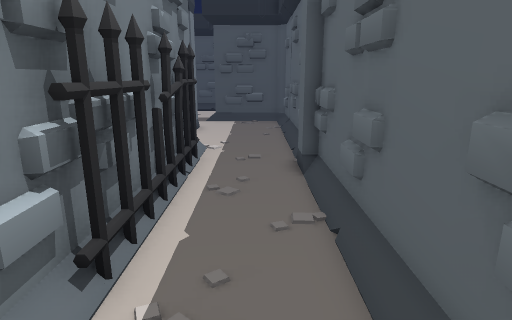
[1] (above)

16 first-person views from a walk through a level from a Godot 3-D game. The camera is 1.4 m above the floor, tilts 14° down and sees 75° across. The floor is counted in squares, 0.5 m on a side. Each view is taken from the middle of a square. On the plan, view 1 faces up. The plan holds only what a view shows up to about 20 squares ahead; the rest is blank. The place goes on beyond the plan.

[2]
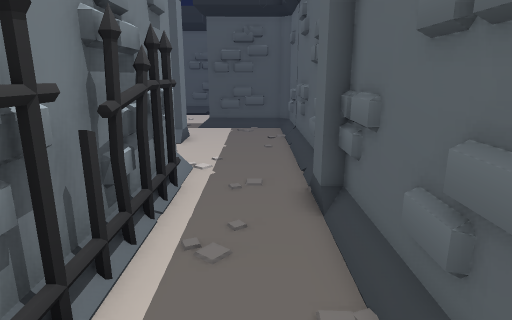

[3]
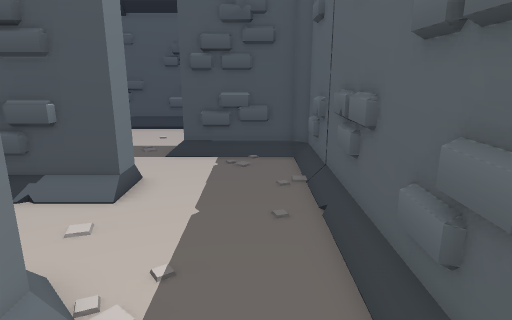

[4]
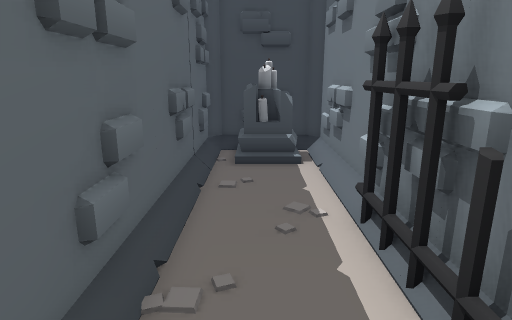

[5]
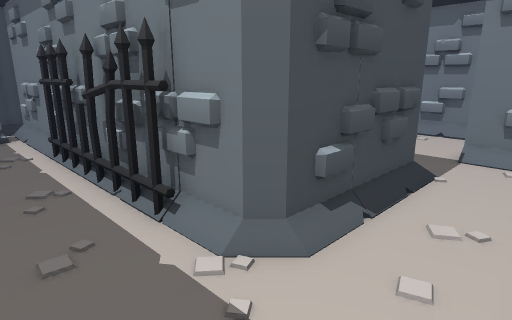

[6]
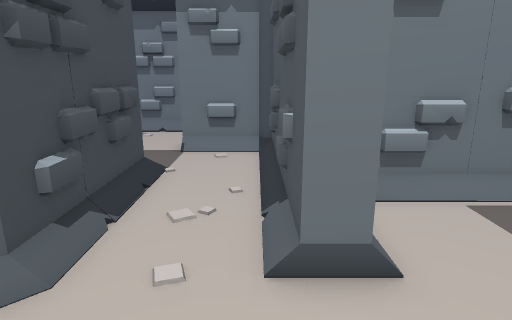

[7]
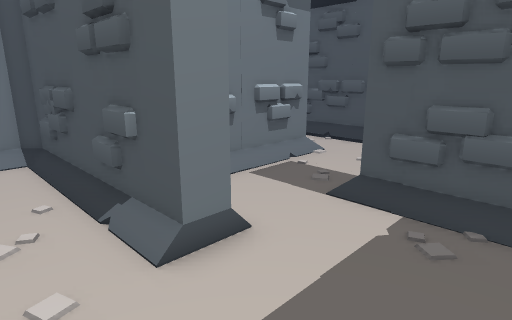

[8]
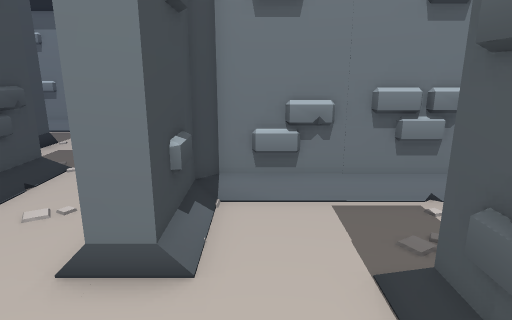

[9]
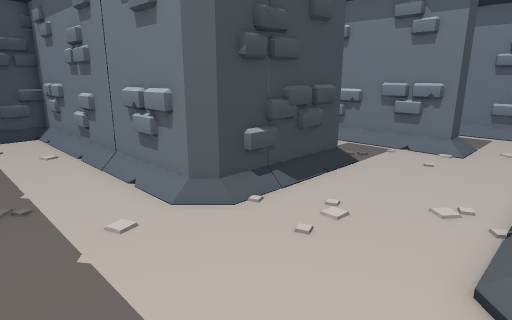

[10]
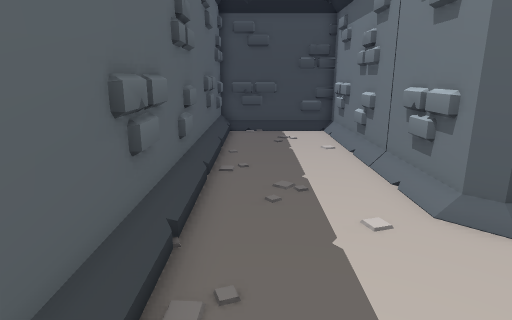

[11]
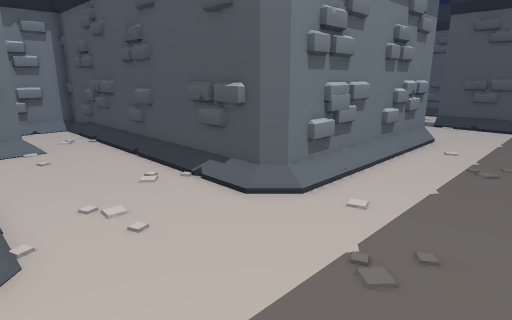

[12]
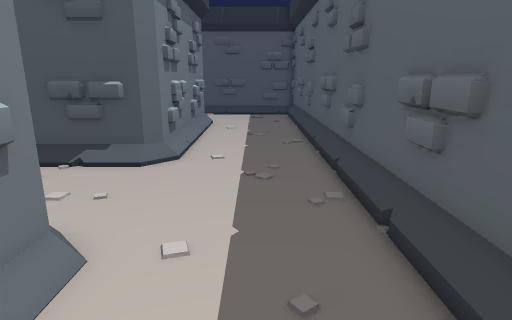

[13]
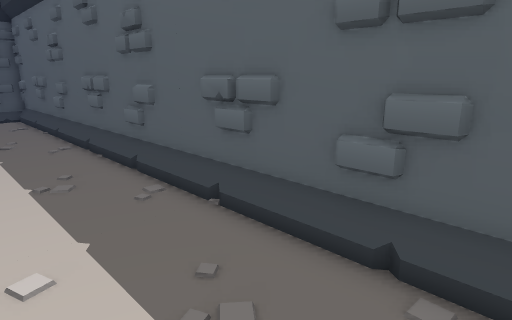

[14]
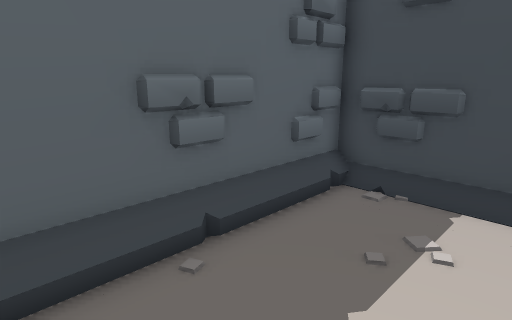

[15]
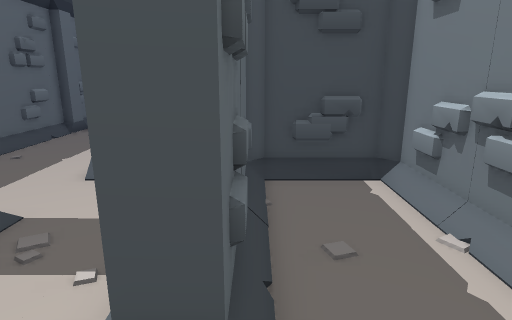

[16]
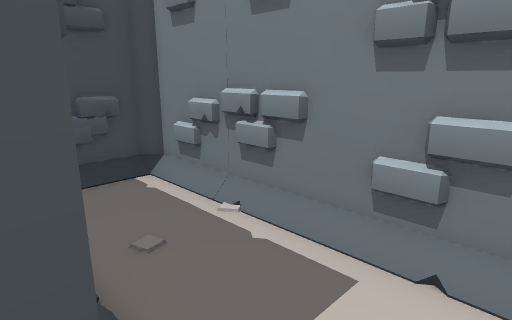

### Floor plan
Ten units are one square. View 1 is at (0, 0); x grows to the right and y downward. Boxes are objects, and circles mark ways between rooms. Rooms are numbered by the first view taken in them; rooms with no view inside come last. Other rooms are left out.
<svg viewBox="-125 -390 219 429">
<path fill="none" stroke="#000" d="M-20 -116 -20 -35M-23 -100 -23 -86M-19 -97 -21 -75M-21 -96 -19 -76M-18 -94 -21 -89M-22 -95 -20 -91M19 -108 19 -217 14 -222 -28 -222M14 -98 14 -108M-23 -85 -23 -80M-23 -64 -23 -56M-23 -54 -23 -46M-80 -139 -36 -139M-23 -44 -23 -26M-86 -137 -30 -137 -25 -132 -25 29 -20 34 14 34 19 29 19 -98M-67 -216 -67 -191 -62 -186 -32 -186 -32 -176 -115 -176 -120 -171 -120 -140M-54 -188 -48 -188M29 -294 23 -288 -85 -288M-22 -233 18 -233M-28 -232 24 -232 29 -227 29 -110 46 -110M-70 -241 -64 -238M-77 -255 -67 -255 -67 -216M29 -385 29 -291M29 -108 89 -108 89 -385M29 -291 22 -285M-79 -231 -79 -251M-77 -208 -77 -255M-77 -201 -77 -206M-85 -288 -120 -288 -120 -191 -115 -186 -82 -186 -77 -191M-77 -195 -77 -200M-109 -188 -96 -188"/>
<rect x="-15" y="5" width="20" height="20" fill="#bbb"><title>other object</title></rect>
<circle cx="-45" cy="-225" r="3" fill="#2a7"/>
<circle cx="-75" cy="-270" r="3" fill="#2a7"/>
<text x="-10" y="-120">1</text>
<text x="30" y="-250">2</text>
<text x="-100" y="-240">3</text>
</svg>
Room 1 opens to room 2. Room 2 opens to room 3.

Where each view was taken, in squares from view 1:
view 1: 0 up, 0 right, facing up
view 2: 3 up, 0 right, facing up
view 3: 10 up, 0 right, facing up
view 4: 10 up, 0 right, facing down
view 5: 17 up, 1 right, facing down-left
view 6: 17 up, 1 right, facing left
view 7: 15 up, 1 right, facing up-left
view 8: 20 up, 1 right, facing left
view 9: 29 up, 7 right, facing down-left
view 10: 29 up, 7 right, facing down
view 11: 23 up, 8 right, facing up-left
view 12: 18 up, 6 right, facing up
view 13: 18 up, 4 right, facing up-right
view 14: 19 up, 4 right, facing down-right
view 15: 28 up, 8 left, facing down
view 16: 28 up, 7 left, facing down-left
